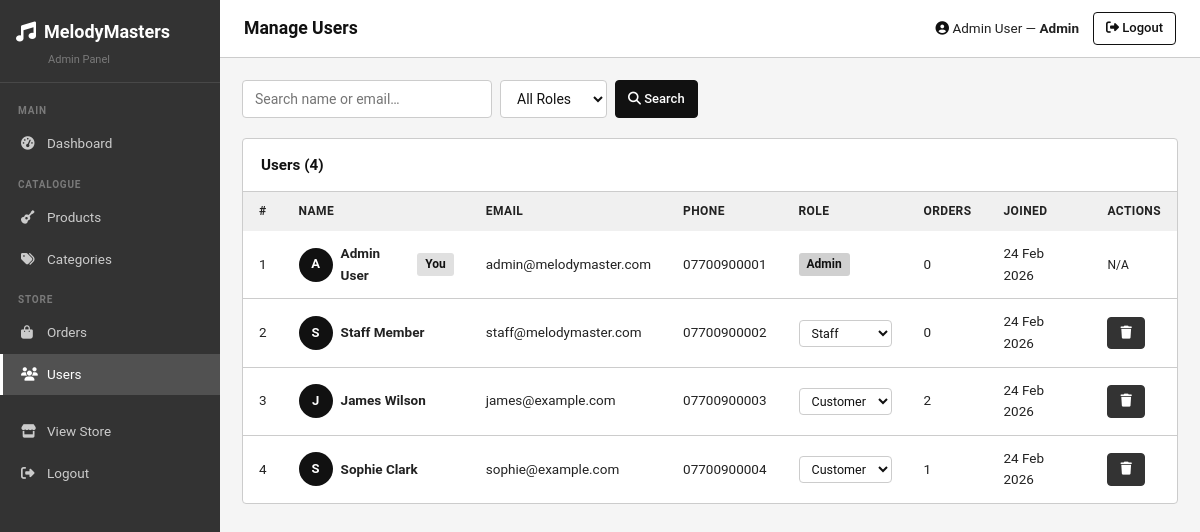
/admin/manage_users.php (signed in), run on the app's committed database.
### tables this page shows
CREATE TABLE users (
    id INT AUTO_INCREMENT PRIMARY KEY,
    name VARCHAR(100) NOT NULL,
    email VARCHAR(150) NOT NULL UNIQUE,
    password VARCHAR(255) NOT NULL,
    role ENUM('guest','customer','staff','admin') NOT NULL DEFAULT 'customer',
    phone VARCHAR(20),
    address TEXT,
    created_at TIMESTAMP DEFAULT CURRENT_TIMESTAMP
);

### includes/auth.php (called while the page is built, shortened)
<?php
require_once __DIR__ . '/../config/database.php';
function isLoggedIn(): bool {
    return isset($_SESSION['user_id']);
}
function getUser(): ?array {
    return $_SESSION['user'] ?? null;
}

### config/database.php (called while the page is built, shortened)
<?php
function e(string $str): string {
    return htmlspecialchars($str, ENT_QUOTES, 'UTF-8');
}

### admin/manage_users.php (the view, shortened to what this page needs)
<?php
require_once '../includes/auth.php';
$pdo = getDB();
$search = trim($_GET['q'] ?? '');
$where = 'WHERE 1=1';
$params = [];
$stmt = $pdo->prepare("SELECT u.*, (SELECT COUNT(*) FROM orders WHERE user_id=u.id) AS order_count FROM users u $where ORDER BY u.created_at DESC");
$stmt->execute($params);
$users = $stmt->fetchAll();
?>
<!DOCTYPE html>
<html lang="en">
<head>
    <link rel="stylesheet" href="../assets/css/style.css">
    <link rel="stylesheet" href="https://cdnjs.cloudflare.com/ajax/libs/font-awesome/6.5.1/css/all.min.css">
</head>
<body>
<div class="admin-layout">
<?php include 'partials/admin_sidebar.php'; ?>
<div class="admin-main">
<?php include 'partials/admin_topbar.php'; ?>
<div class="admin-content">
<div style="display:flex;align-items:center;gap:12px;margin-bottom:20px;flex-wrap:wrap;">
    <form method="GET" style="display:flex;gap:8px;">
        <input type="text" name="q" value="<?= e($search) ?>" class="form-control" placeholder="Search name or email…" style="width:250px;">
        <select name="role" class="form-control" style="width:auto;" onchange="this.form.submit()">
            <option value="">All Roles</option>
        </select>
        <button class="btn btn-primary btn-sm"><i class="fas fa-search"></i> Search</button>
    </form>
</div>
<div class="admin-table-card">
    <div class="admin-table-header">
        <h3>Users (<?= count($users) ?>)</h3>
    </div>
    <div style="overflow-x:auto;">
    <table class="admin-table">
        <thead>
            <tr>
                <th>#</th><th>Name</th><th>Email</th><th>Phone</th>
                <th>Role</th><th>Orders</th><th>Joined</th><th>Actions</th>
            </tr>
        </thead>
        <tbody>
        <?php foreach ($users as $u):
            $isSelf = $u['id'] === (int)$_SESSION['user_id'];
            $roleColors = ['admin'=>'badge-danger','staff'=>'badge-warning','customer'=>'badge-info'];
        ?>
        <tr>
            <td><?= $u['id'] ?></td>
            <td>
                <div style="display:flex;align-items:center;gap:8px;">
                    <div style="width:34px;height:34px;background:var(--primary);border-radius:50%;display:flex;align-items:center;justify-content:center;color:#fff;font-size:13px;font-weight:600;flex-shrink:0;">
                        <?= strtoupper($u['name'][0]) ?>
                    </div>
                    <strong><?= e($u['name']) ?></strong>
                    <?php if ($isSelf): ?><span class="badge badge-success">You</span><?php endif; ?>
                </div>
            </td>
            <td><?= e($u['email']) ?></td>
            <td><?= e($u['phone'] ?? '–') ?></td>
            <td>
                <?php if (!$isSelf): ?>
                <form method="POST" style="display:inline-flex;gap:6px;align-items:center;">
                    <select name="role" class="form-control" style="padding:4px 8px;font-size:12.5px;width:auto;" onchange="this.form.submit()">
                        <?php foreach (['customer','staff','admin'] as $r): ?>
                        <option value="<?= $r ?>" <?= $u['role']===$r?'selected':'' ?>><?= ucfirst($r) ?></option>
                        <?php endforeach; ?>
                    </select>
                </form>
                <?php else: ?>
                <span class="badge <?= $roleColors[$u['role']] ?? 'badge-info' ?>"><?= ucfirst($u['role']) ?></span>
                <?php endif; ?>
            </td>
            <td><?= $u['order_count'] ?></td>
            <td><?= date('j M Y', strtotime($u['created_at'])) ?></td>
            <td>
                <?php if (!$isSelf): ?>
                <a href="?delete=<?= $u['id'] ?>" class="btn btn-danger btn-sm"
                   onclick="return confirm('Delete user <?= e(addslashes($u['name'])) ?>? This will delete all their orders.')">
                    <i class="fas fa-trash"></i>
                </a>
                <?php else: ?>
                <span style="color:var(--grey);font-size:12px;">N/A</span>
                <?php endif; ?>
            </td>
        </tr>
        <?php endforeach; ?>
        </tbody>
    </table>
    </div>
</div>
</div>
</div>
</div>
</body>
</html>

### admin/partials/admin_topbar.php
<?php
$titles = [
    'dashboard'          => 'Dashboard Overview',
    'manage_products'    => 'Manage Products',
    'manage_categories'  => 'Manage Categories',
    'manage_orders'      => 'Manage Orders',
    'manage_users'       => 'Manage Users',
];
$current = basename($_SERVER['PHP_SELF'], '.php');
$user    = getUser();
?>
<div class="admin-topbar">
    <h1><?= $titles[$current] ?? 'Admin' ?></h1>
    <div style="display:flex;align-items:center;gap:14px;">
        <span style="font-size:13.5px;color:var(--grey);">
            <i class="fas fa-user-circle" style="color:var(--primary)"></i>
            <?= e($user['name']??'Admin') ?> — <strong><?= ucfirst($user['role']??'') ?></strong>
        </span>
        <a href="../logout.php" class="btn btn-outline btn-sm"><i class="fas fa-sign-out-alt"></i> Logout</a>
    </div>
</div>

### assets/css/style.css (style rules this page uses)
:root { --primary: #111111; --primary-dark: #000000; --primary-light: #eeeeee; --bg: #f5f5f5; --white: #ffffff; --light-gray: #e8e8e8; --mid-gray: #888888; --dark: #111111; --text: #222222; --border: #cccccc; --success: #333333; --danger: #333333; --warning: #555555; --radius: 4px; --font: Roboto, Arial, sans-serif; }
*, *::before, *::after { box-sizing: border-box; margin: 0; padding: 0; }
html { scroll-behavior: smooth; }
body { font-family: var(--font); background: var(--bg); color: var(--text); line-height: 1.6; font-size: 15px; }
a { color: var(--primary); text-decoration: none; }
button, input, select, textarea { font-family: var(--font); }
.badge { display: inline-block; padding: 2px 8px; border-radius: 3px; font-size: 12px; font-weight: 600; }
.badge-success { background: #e0e0e0; color: #111; }
.badge-danger { background: #d0d0d0; color: #111; }
.btn { display: inline-block; padding: 8px 18px; border-radius: var(--radius); font-size: 14px; font-weight: 500; cursor: pointer; border: 1px solid transparent; text-align: center; }
.btn-primary { background: var(--primary); color: #fff; border-color: var(--primary); }
.btn-outline { background: #fff; border-color: var(--primary); color: var(--primary); }
.btn-danger { background: var(--danger); color: #fff; border-color: var(--danger); }
.btn-sm { padding: 5px 12px; font-size: 13px; }
.form-control { width: 100%; padding: 9px 12px; border: 1px solid var(--border); border-radius: var(--radius); font-size: 14px; color: var(--dark); background: #fff; }
.admin-layout { display: grid; grid-template-columns: 220px 1fr; min-height: 100vh; }
.admin-main { background: var(--bg); overflow-y: auto; }
.admin-topbar { background: var(--white); border-bottom: 1px solid var(--border); padding: 12px 24px; display: flex; align-items: center; justify-content: space-between; }
.admin-topbar h1 { font-size: 1.1rem; font-weight: 700; color: var(--dark); }
.admin-content { padding: 22px; }
.admin-table-card { background: var(--white); border: 1px solid var(--border); border-radius: var(--radius); overflow: hidden; }
.admin-table-header { padding: 14px 18px; border-bottom: 1px solid var(--border); display: flex; align-items: center; justify-content: space-between; }
.admin-table-header h3 { font-size: 0.95rem; font-weight: 700; color: var(--dark); }
.admin-table { width: 100%; border-collapse: collapse; }
.admin-table th { background: #f0f0f0; padding: 10px 16px; text-align: left; font-size: 12px; font-weight: 700; color: var(--text); text-transform: uppercase; letter-spacing: 0.4px; }
.admin-table td { padding: 12px 16px; border-bottom: 1px solid var(--border); font-size: 13.5px; color: var(--text); vertical-align: middle; }
.admin-table tr:last-child td { border-bottom: none; }

### data on the page
users: name "Admin User", role "Admin", id "1", name "A", shows "You", email "admin@melodymaster.com", phone "07700900001", order_count "0", created_at "24 Feb 2026", shows "N/A"
users: id "2", name "S", name "Staff Member", email "staff@melodymaster.com", phone "07700900002", role "Staff", order_count "0", created_at "24 Feb 2026"
users: id "3", name "J", name "James Wilson", email "james@example.com", phone "07700900003", role "Customer", order_count "2", created_at "24 Feb 2026"
users: id "4", name "S", name "Sophie Clark", email "sophie@example.com", phone "07700900004", role "Customer", order_count "1", created_at "24 Feb 2026"

### other printed values
$titles[$current] "Manage Users"
count($users) "4"
